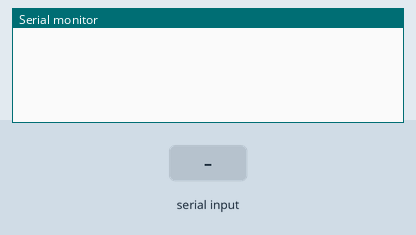
A sketch run on a simulated Arduino Uno, built with avr-gcc and run on an emulated ATmega328P. Shown: the last lines printed to the serial monitor. The inputs (shaded band) are chosen by the test bench.

Above: at 1.2 s.
1.3 s: "1" received over Serial
At 2.6 s:
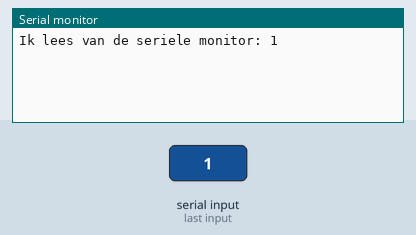
2.9 s: "1" received over the second serial link
At 4.0 s:
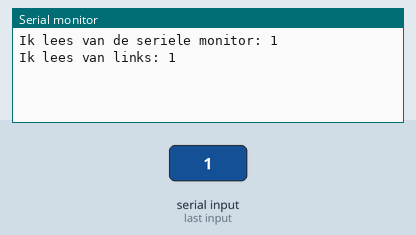
4.4 s: "0" received over Serial
At 5.2 s:
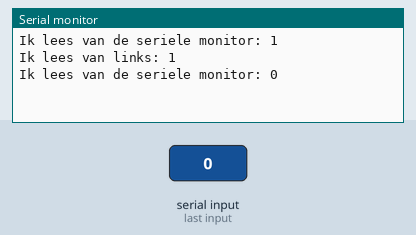
5.9 s: "0" received over the second serial link
At 6.4 s:
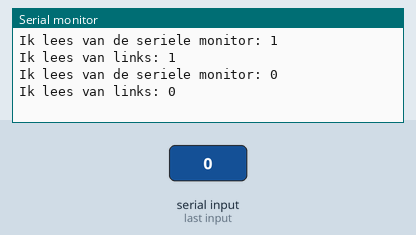

Measured:
- after the input at 1.3 s, the serial monitor: prints a new line after 0.10 s (image 1)
- after the input at 2.9 s, the serial monitor: prints a new line at once (image 2)
- after the input at 4.4 s, the serial monitor: prints a new line at once (image 3)
- after the input at 5.9 s, the serial monitor: prints a new line at once (image 4)

The sketch:

SoftwareSerialChatRoom.ino
```cpp
/*

Van links ontvang je

A0: TX (verbind met 2 van je linkerbuur)
A1: RX (verbind met 3 van je linkerbuur)

Naar rechts stuur je

2: RX (verbind met A0 van je rechterbuur)
3: TX (verbind met A1 van je rechterbuur)


*/
#include <SoftwareSerial.h>

SoftwareSerial links(A1,A0); // RX, TX
SoftwareSerial rechts(2,3);  // RX, TX

void setup()
{
  Serial.begin(9600);
  links.begin(9600);
  rechts.begin(9600);
}

String LeesLinks()
{
  String s;
  while (links.available())
  {
    s += static_cast<char>(links.read());
  }
  return s;
}

String LeesSerial()
{
  String s;
  while (Serial.available())
  {
    s += static_cast<char>(Serial.read());
  }
  return s;
}

void loop()
{
  //Luister of links wat te
  links.listen();
  //Geef boodschap van links door
  if (links.available())
  {
    const String s = LeesLinks();
    Serial.print("Ik lees van links: ");
    Serial.println(s);
    if (s.length() > 1)
    {
      Serial.print("Ik stuur door naar rechts: ");
      const String t = s.substring(0,s.length() - 1);
      Serial.println(t);
      rechts.print(t);
    }
    delay(100);
  }
  //Geef eigen boodschap door
  if (Serial.available())
  {
    const String s = LeesSerial();
    Serial.print("Ik lees van de seriele monitor: ");
    Serial.println(s);
    rechts.print(s);
    delay(100);
  }
  delay(100);
}
```
